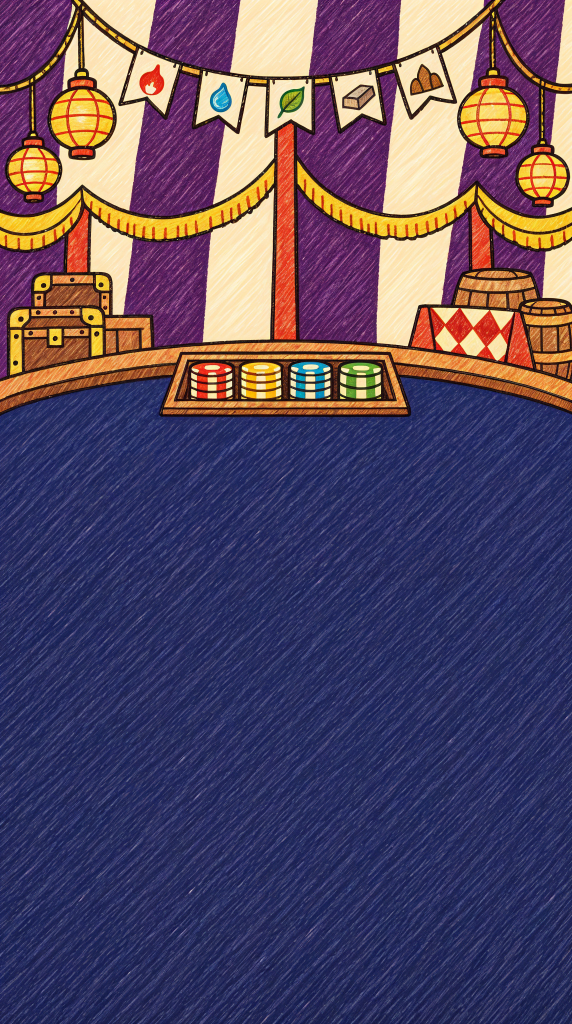
#> input picture ArtGen/Casino/dealer/d4/nen_leu_xoay_2k.jpg, 1144 x 2048 px (shown at 1/2 size)
$ python tach_lop.py
#> lines starting #> are read from the running program, lines starting #| are printed output that depends on the picture
# Tách nền lều Vòng Xoay (nen_leu_xoay_2k.jpg: Magnific GPT 2.6 1k high, phóng classic 2k) thành hai lớp cho scene có dealer:
# nền (cả ảnh, Lão Mực đứng trước) và bàn (thanh gỗ mép bàn + khay chip + nỉ, đè lên hông Lão Mực).
# Đường cắt bám nét mực trên cùng của thanh gỗ (cung đo tay: dò tự động bị nét chì gạch chéo gây nhiễu), cắt cao hơn 3 px để giữ nét.
# Ra: nen_leu_xoay.jpg, ban_leu_xoay.png (RGBA, cùng cỡ, phần trên trong suốt), tach_lop_xem.jpg, tach_lop.json.
# Chạy: py -3 -I tach_lop.py
import json, os
import numpy as np
from PIL import Image, ImageDraw

HERE = os.path.dirname(os.path.abspath(__file__))
src = Image.open(os.path.join(HERE, "nen_leu_xoay_2k.jpg")).convert("RGB")
#> src is the input picture: PIL image 1144x2048 RGB; mean R, G, B 89.9, 74.8, 98.7
W, H = src.size
#> W = 1144; H = 2048
# mép trên nét mực của thanh gỗ (px ảnh 2k), đo tay trên ảnh phóng to
TOP = [(0, 757), (60, 742), (120, 729), (200, 713), (280, 700), (340, 693), (420, 688), (572, 684), (724, 688), (800, 692), (860, 698),
       (940, 710), (1020, 725), (1090, 741), (1144, 754)]
xs = np.array([p[0] for p in TOP], float)
ys = np.array([p[1] for p in TOP], float)
top = np.interp(np.arange(W), xs, ys)
cut = top - 3.0
yy = np.arange(H)[:, None]
#> yy = 2048 values from 0 to 2047
alpha = np.clip(yy - cut[None, :] + 0.5, 0, 1)
rgba = np.dstack([np.asarray(src), (alpha * 255).astype(np.uint8)])
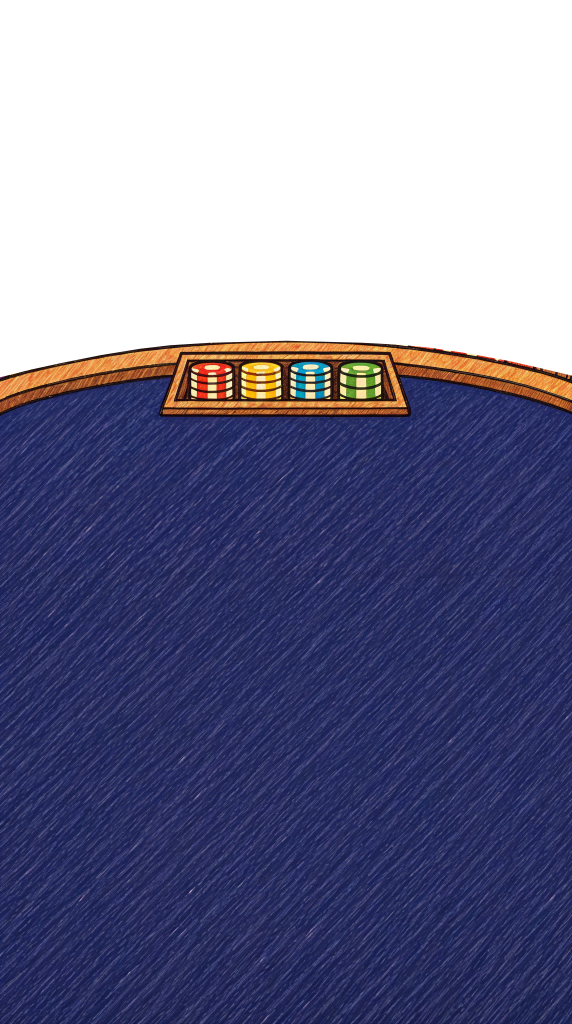
#> rgba: shape (2048, 1144, 4) (shown at 1/2 size); mean R, G, B, A 89.9, 74.8, 98.7, 167.3; transparent parts drawn white
Image.fromarray(rgba, "RGBA").save(os.path.join(HERE, "ban_leu_xoay.png"))
src.save(os.path.join(HERE, "nen_leu_xoay.jpg"), quality=92)
pv = src.copy()
d = ImageDraw.Draw(pv)
d.line([(x, float(cut[x])) for x in range(0, W, 2)], fill=(255, 0, 255), width=2)
pv.crop((0, 640, W, 880)).resize((W * 2, 480), Image.LANCZOS).save(os.path.join(HERE, "tach_lop_xem.jpg"), quality=88)
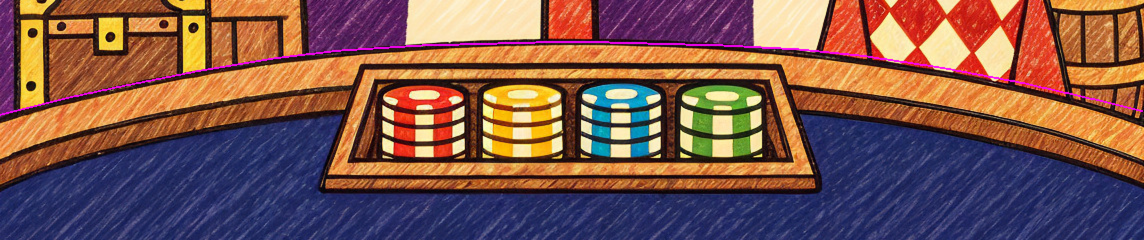
#> saved as tach_lop_xem.jpg: PIL image 2288x480 RGB (shown at 1/2 size); mean R, G, B 123.5, 85.3, 77.9
info = {"size": [W, H], "rim_top_center": 684, "tray": {"x0": 322, "x1": 818, "top": 703, "bottom": 830},
        "stacks_x": [425, 522, 620, 716], "felt_top_center": 839}
json.dump(info, open(os.path.join(HERE, "tach_lop.json"), "w"), indent=1)
print(info)
#| {'size': [1144, 2048], 'rim_top_center': 684, 'tray': {'x0': 322, 'x1': 818, 'top': 703, 'bottom': 830}, 'stacks_x': [425, 522, 620, 716], 'felt_top_center': 839}

$ run again, with ArtGen/Casino/dealer/d4/xem_bi_lan_to.jpg copied over ArtGen/Casino/dealer/d4/nen_leu_xoay_2k.jpg
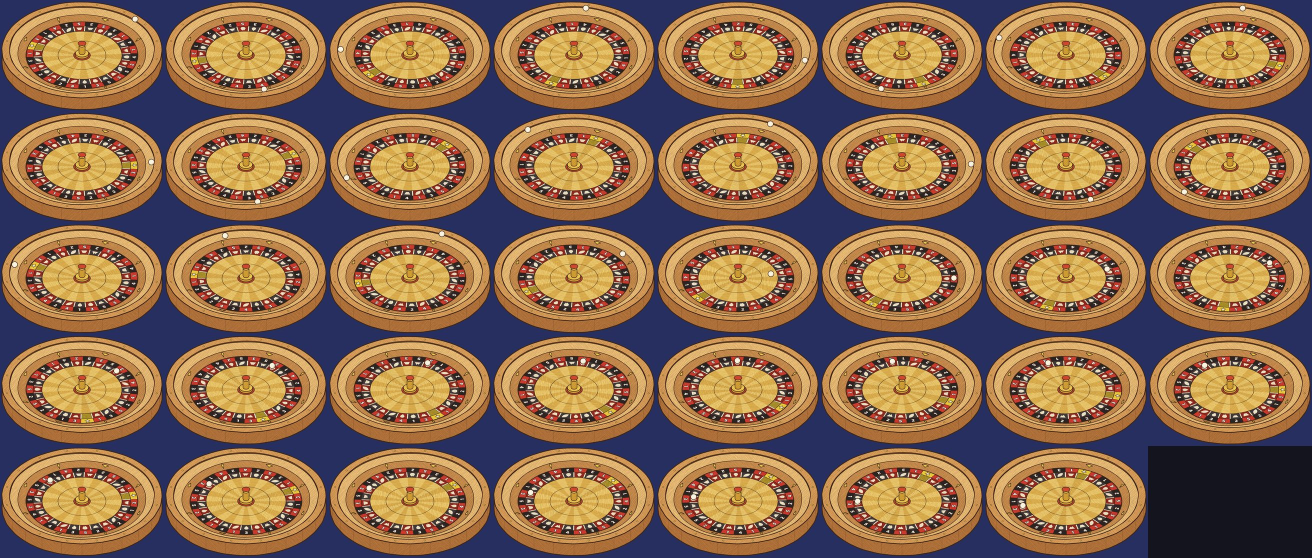
#> input picture ArtGen/Casino/dealer/d4/xem_bi_lan_to.jpg, 2624 x 1115 px (shown at 1/2 size)
#> src is the input picture: PIL image 2624x1115 RGB; mean R, G, B 142, 107.6, 78.5
#> `rgba = np.dstack([np.asarray(src), (alpha * 255).astype(np.uint8)])`:
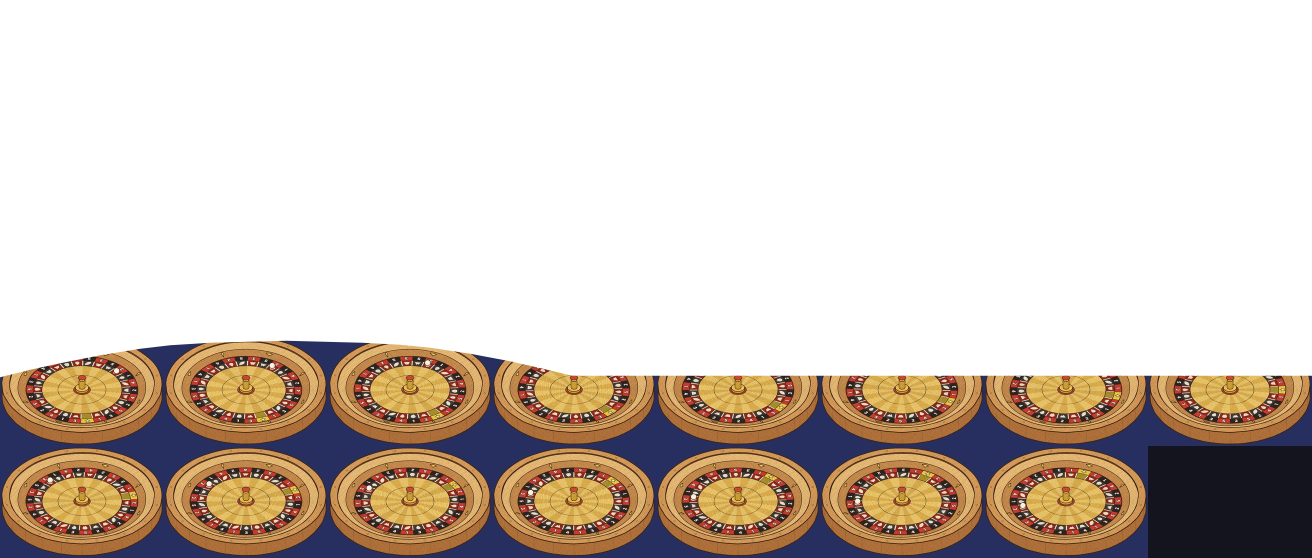
#> rgba: shape (1115, 2624, 4) (shown at 1/2 size); mean R, G, B, A 142, 107.6, 78.5, 87.9; transparent parts drawn white
#> `pv.crop((0, 640, W, 880)).resize((W * 2, 480), Image.LANCZOS).save(os...`:
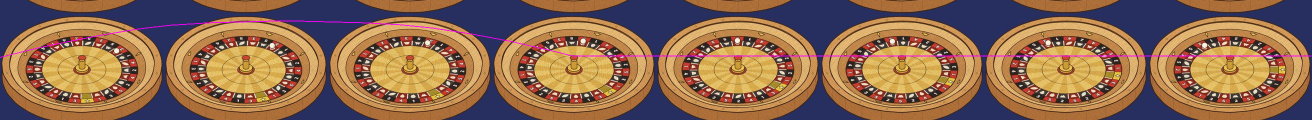
#> saved as tach_lop_xem.jpg: PIL image 5248x480 RGB (shown at 1/4 size); mean R, G, B 143.2, 106.8, 80.6
#| {'size': [2624, 1115], 'rim_top_center': 684, 'tray': {'x0': 322, 'x1': 818, 'top': 703, 'bottom': 830}, 'stacks_x': [425, 522, 620, 716], 'felt_top_center': 839}

$ run again, with ArtGen/Casino/dealer/d4/nen_leu_xoay_1k.png saved as ArtGen/Casino/dealer/d4/nen_leu_xoay_2k.jpg
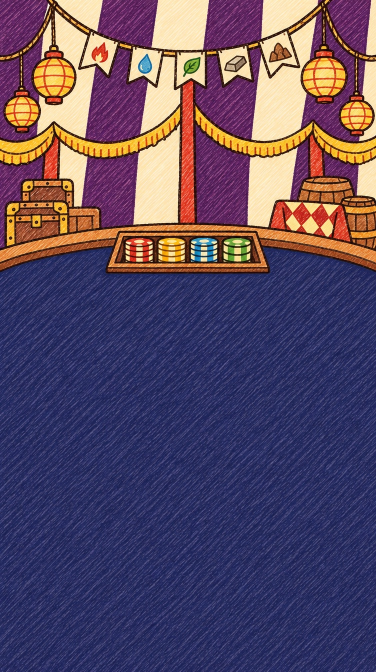
#> input picture ArtGen/Casino/dealer/d4/nen_leu_xoay_1k.png, 752 x 1344 px (shown at 1/2 size)
#> src is the input picture: PIL image 752x1344 RGB; mean R, G, B 91.6, 74.8, 99.5
#> `rgba = np.dstack([np.asarray(src), (alpha * 255).astype(np.uint8)])`:
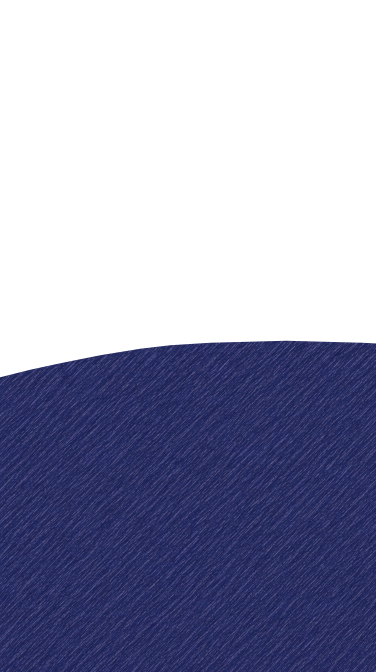
#> rgba: shape (1344, 752, 4) (shown at 1/2 size); mean R, G, B, A 91.6, 74.8, 99.5, 122.2; transparent parts drawn white
#> `pv.crop((0, 640, W, 880)).resize((W * 2, 480), Image.LANCZOS).save(os...`:
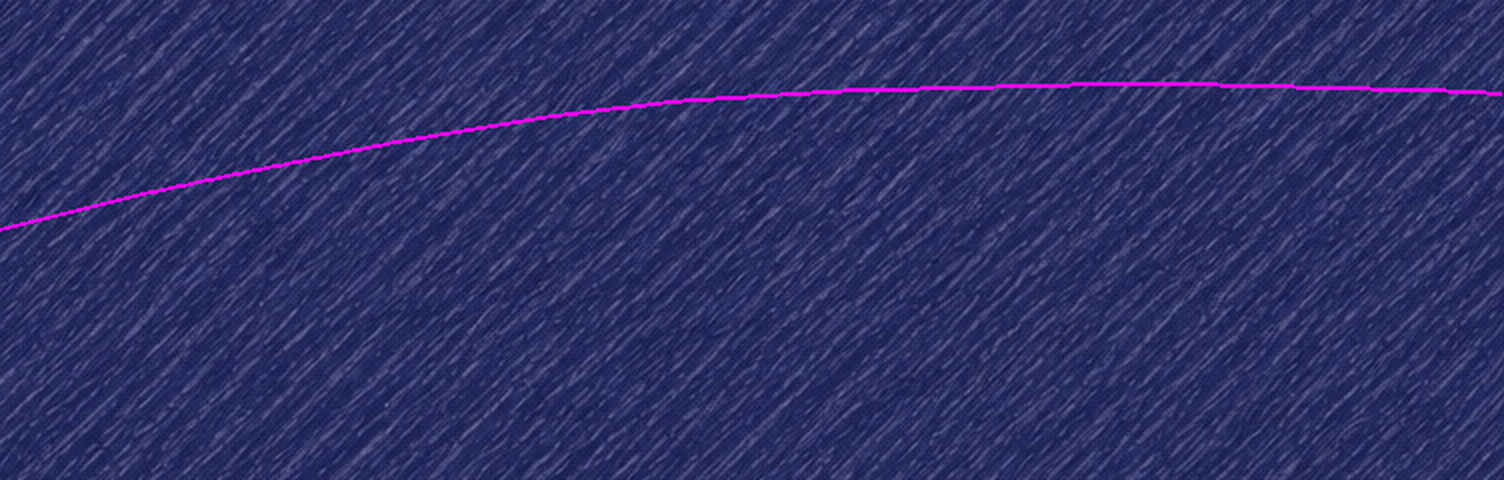
#> saved as tach_lop_xem.jpg: PIL image 1504x480 RGB; mean R, G, B 45.5, 48.3, 101.7
#| {'size': [752, 1344], 'rim_top_center': 684, 'tray': {'x0': 322, 'x1': 818, 'top': 703, 'bottom': 830}, 'stacks_x': [425, 522, 620, 716], 'felt_top_center': 839}
